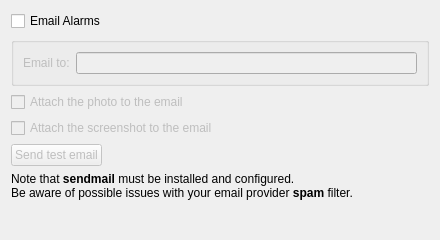
<?xml version="1.0" encoding="UTF-8"?>
<ui version="4.0">
 <class>xalertuConfigEmail</class>
 <widget class="QWidget" name="xalertuConfigEmail">
  <property name="geometry">
   <rect>
    <x>0</x>
    <y>0</y>
    <width>440</width>
    <height>240</height>
   </rect>
  </property>
  <property name="windowTitle">
   <string>Email</string>
  </property>
  <layout class="QVBoxLayout" name="verticalLayout">
   <item>
    <layout class="QGridLayout" name="gridLayout_3">
     <item row="3" column="0">
      <widget class="QCheckBox" name="attachscreenshot">
       <property name="enabled">
        <bool>false</bool>
       </property>
       <property name="text">
        <string>Attach the screenshot to the email</string>
       </property>
      </widget>
     </item>
     <item row="0" column="0">
      <widget class="QCheckBox" name="emailAlarms">
       <property name="text">
        <string>Email Alarms</string>
       </property>
      </widget>
     </item>
     <item row="1" column="0">
      <widget class="QGroupBox" name="configParams">
       <property name="enabled">
        <bool>false</bool>
       </property>
       <layout class="QGridLayout" name="gridLayout">
        <item row="1" column="2">
         <widget class="KLineEdit" name="emailto">
          <property name="sizePolicy">
           <sizepolicy hsizetype="Expanding" vsizetype="Fixed">
            <horstretch>0</horstretch>
            <verstretch>0</verstretch>
           </sizepolicy>
          </property>
          <property name="text">
           <string notr="true"/>
          </property>
          <property name="showClearButton" stdset="0">
           <bool>true</bool>
          </property>
         </widget>
        </item>
        <item row="1" column="0">
         <widget class="QLabel" name="label_9">
          <property name="text">
           <string>Email to:</string>
          </property>
         </widget>
        </item>
       </layout>
      </widget>
     </item>
     <item row="2" column="0">
      <widget class="QCheckBox" name="attachimage">
       <property name="enabled">
        <bool>false</bool>
       </property>
       <property name="text">
        <string>Attach the photo to the email</string>
       </property>
      </widget>
     </item>
    </layout>
   </item>
   <item>
    <widget class="QPushButton" name="sendTestEmail">
     <property name="enabled">
      <bool>false</bool>
     </property>
     <property name="sizePolicy">
      <sizepolicy hsizetype="Fixed" vsizetype="Fixed">
       <horstretch>0</horstretch>
       <verstretch>0</verstretch>
      </sizepolicy>
     </property>
     <property name="text">
      <string>Send test email</string>
     </property>
    </widget>
   </item>
   <item>
    <widget class="QLabel" name="label_10">
     <property name="sizePolicy">
      <sizepolicy hsizetype="Preferred" vsizetype="Preferred">
       <horstretch>0</horstretch>
       <verstretch>0</verstretch>
      </sizepolicy>
     </property>
     <property name="text">
      <string>&lt;!DOCTYPE HTML PUBLIC &quot;-//W3C//DTD HTML 4.0//EN&quot; &quot;http://www.w3.org/TR/REC-html40/strict.dtd&quot;&gt;
&lt;html&gt;&lt;head&gt;&lt;meta name=&quot;qrichtext&quot; content=&quot;1&quot; /&gt;&lt;style type=&quot;text/css&quot;&gt;
p, li { white-space: pre-wrap; }
&lt;/style&gt;&lt;/head&gt;&lt;body style=&quot; font-family:'Lucida Grande'; font-size:9pt; font-weight:400; font-style:normal;&quot;&gt;
&lt;p style=&quot; margin-top:0px; margin-bottom:0px; margin-left:0px; margin-right:0px; -qt-block-indent:0; text-indent:0px;&quot;&gt;Note that &lt;span style=&quot; font-weight:600;&quot;&gt;sendmail&lt;/span&gt; must be installed and configured.&lt;/p&gt;
&lt;p style=&quot; margin-top:0px; margin-bottom:0px; margin-left:0px; margin-right:0px; -qt-block-indent:0; text-indent:0px;&quot;&gt;Be aware of possible issues with your email provider &lt;span style=&quot; font-weight:600;&quot;&gt;spam&lt;/span&gt; filter.&lt;/p&gt;&lt;/body&gt;&lt;/html&gt;</string>
     </property>
    </widget>
   </item>
   <item>
    <spacer name="verticalSpacer">
     <property name="orientation">
      <enum>Qt::Vertical</enum>
     </property>
     <property name="sizeHint" stdset="0">
      <size>
       <width>20</width>
       <height>40</height>
      </size>
     </property>
    </spacer>
   </item>
  </layout>
 </widget>
 <customwidgets>
  <customwidget>
   <class>KLineEdit</class>
   <extends>QLineEdit</extends>
   <header>klineedit.h</header>
  </customwidget>
 </customwidgets>
 <resources/>
 <connections/>
</ui>
